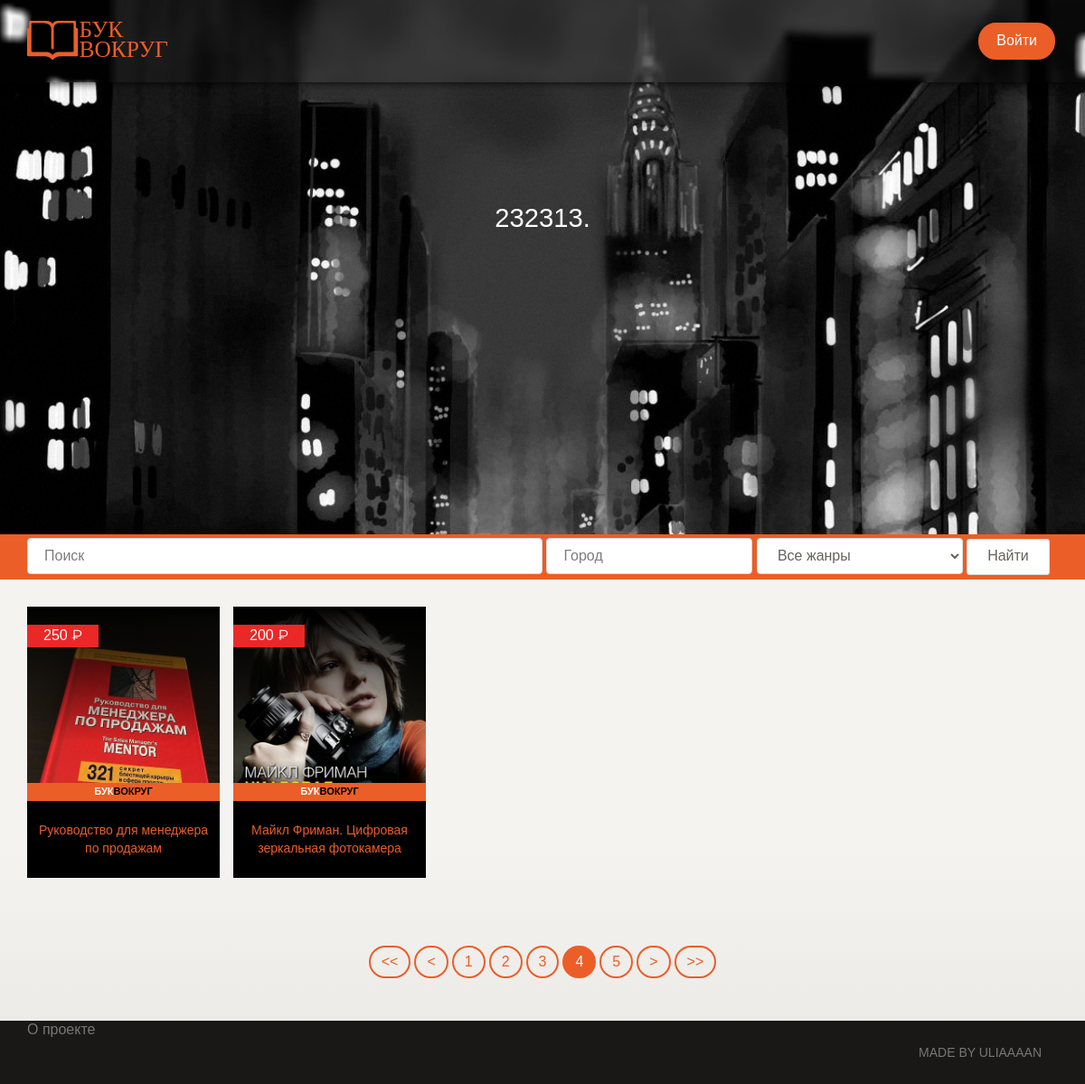
/?page=4, run on the app's committed database.
### tables this page shows
CREATE TABLE `books` (
  `id` int(11) NOT NULL,
  `user_id` varchar(10) NOT NULL,
  `booktitle` varchar(100) NOT NULL,
  `bookgenre_id` varchar(10) NOT NULL,
  `textbook` varchar(500) NOT NULL,
  `price` varchar(10) NOT NULL,
  `imgbookurl` varchar(100) NOT NULL,
  `addtime` varchar(20) NOT NULL,
  `endtime` varchar(20) NOT NULL,
  `city_id` varchar(10) NOT NULL
);

### functions.php (the view, shortened to what this page needs)
<?
	$connect = mysqli_connect('localhost', 'root', '12345678','bookvokrug');
	$filtersearch_value = '';
	$filtercity_value = '';
	$filterbookgenre_value = '';
	$allgenres = "Все жанры";
	function booksonmain() {
		global $connect;
		global $filtersearch_value;
		global $filtercity_value;
		global $filterbookgenre_value;
		global $allgenres;
		$filterbookgenre = $allgenres;
			$quantity = 2;
			$limit = 3;
			$page=$_GET['page'];
			$cout_rows_query = $connect->query("SELECT * FROM `books`");
			$cout_rows = mysqli_num_rows($cout_rows_query);
			$pages = $cout_rows/$quantity;
			$pages = ceil($pages);
			$pages++;
			$list =-- $page*$quantity;
		if (isset($_GET['filtersearch']) && isset($_GET['filtercity']) && isset($_GET['filterbookgenre']) ||
			isset($_GET['filtersearch']) && isset($_GET['filtercity']) ||
			isset($_GET['filtercity']) && isset($_GET['filterbookgenre']) ||
			isset($_GET['filtersearch']) && isset($_GET['filterbookgenre']) ||
			isset($_GET['filtersearch']) || isset($_GET['filtercity']) || isset($_GET['filterbookgenre'])) {
			if($_GET['filtersearch'] != "") {
				$filtersearch = htmlspecialchars($_GET['filtersearch']);
			} else {
				$filtersearch = "";
			}
			if($_GET['filtercity'] != "") {
				$filtercity = htmlspecialchars($_GET['filtercity']);
			} else {
				$filtercity = "";
			}
			if($_GET['filterbookgenre'] != $allgenres) {
				$filterbookgenre = htmlspecialchars($_GET['filterbookgenre']);
			} else {
				$filterbookgenre = $allgenres;
			}
			if (!empty($filtersearch) && !empty($filtercity) && ($filterbookgenre != $allgenres)) {
				$filtersearch_value = "WHERE `booktitle` LIKE '%".$filtersearch."%'";
				$filtercity_value = "AND `city_id` = '$filtercity'";
				$filterbookgenre_value = "AND `bookgenre_id` = '$filterbookgenre'";
				$resulturl = "&filtersearch=$filtersearch&filtercity=$filtercity&filterbookgenre=$filterbookgenre";
			} if (!empty($filtersearch) && !empty($filtercity) && ($filterbookgenre == $allgenres)) {
				$filtersearch_value = "WHERE `booktitle` LIKE '%".$filtersearch."%'";
				$filtercity_value = "AND `city_id` = '$filtercity'";
				$resulturl = "&filtersearch=$filtersearch&filtercity=$filtercity&filterbookgenre=$filterbookgenre";
			} else if (!empty($filtersearch) && empty($filtercity) && ($filterbookgenre == $allgenres)) {
				$filtersearch_value = "WHERE `booktitle` LIKE '%".$filtersearch."%'";
				$resulturl = "&filtersearch=$filtersearch";
			} else if (empty($filtersearch) && !empty($filtercity) && ($filterbookgenre != $allgenres)) {
				$filtercity_value = "WHERE `city_id` = '$filtercity'";
				$filterbookgenre_value = "AND `bookgenre_id` = '$filterbookgenre'";
				$resulturl = "&filtercity=$filtercity&filterbookgenre=$filterbookgenre";
			} else if (empty($filtersearch) && empty($filtercity) && ($filterbookgenre != $allgenres)) {
				$filterbookgenre_value = "WHERE `bookgenre_id` = '$filterbookgenre'";
				$resulturl = "&filterbookgenre=$filterbookgenre";
			} else if (!empty($filtersearch) && empty($filtercity) && ($filterbookgenre != $allgenres)) {
				$filtersearch_value = "WHERE `booktitle` LIKE '%".$filtersearch."%'";
				$filterbookgenre_value = "AND `bookgenre_id` = '$filterbookgenre'";
				$resulturl = "&filtersearch=$filtersearch&filterbookgenre=$filterbookgenre";
			} else if (empty($filtersearch) && !empty($filtercity) && ($filterbookgenre == $allgenres)) {
				$filtercity_value = "WHERE `city_id` = '$filtercity'";
				$resulturl = "&filtercity=$filtercity&filterbookgenre=$filterbookgenre";
			} else if (empty($filtersearch) && empty($filtercity) && ($filterbookgenre == $allgenres)) {
				$resulturl = "";
			}
				$quantity = 2;
				$limit = 3;
				$page=$_GET['page'];
				if(!is_numeric($page)) { $page=1; }
				if ($page<1) { $page=1; }
				$cout_rows_query = $connect->query("SELECT * FROM `books` $filtersearch_value $filtercity_value $filterbookgenre_value");
				$cout_rows = mysqli_num_rows($cout_rows_query);
				$pages = $cout_rows/$quantity;
				$pages = ceil($pages);
				$pages++;
				if ($page>$pages) { $page = 1; }
				if (!isset($list)) { $list=0; }
				$list =-- $page*$quantity;
			$booksrow = $connect->query("SELECT * FROM `books` $filtersearch_value $filtercity_value $filterbookgenre_value ORDER BY `id` DESC LIMIT $quantity OFFSET $list");
		} else {
			$booksrow = $connect->query("SELECT * FROM `books` $filtersearch_value $filtercity_value $filterbookgenre_value ORDER BY `id` DESC LIMIT $quantity OFFSET $list");
		}
		while($booksrow_res = mysqli_fetch_assoc($booksrow)) {
			echo '<a href="book.php?bookid=' .$booksrow_res['id']. '"><div class="books-block">';
				echo '<img class="bgbooks" src="http://localhost:88/' .$booksrow_res['imgbookurl']. '"> ';
				echo '<div class="books-block-gradient"></div>';
				echo '<div class="bookprice">' .$booksrow_res['price']. ' &#8381;</div>';
				echo '<div class="bookline"><div style="color: #fff; display: inline;">БУК</div>ВОКРУГ</div>';
				echo '<div class="bookname"><div class="booknameinner">' .$booksrow_res['booktitle']. '</div></div>';
			echo "</div></a>";
		}
		echo '<div class="clearfix"></div><div class="pagebottons"><ul class="pagination pagination-danger">';
		if ($page>=1) {
    		echo '<li><a href="/?page=1'.$resulturl.'"><<</a></li>';
   			echo '<li><a href="/?page=' . $page . ''.$resulturl.'">< </a></li>';
		}
		$thispage = $page+1;
		$start = $thispage-$limit;
		$end = $thispage+$limit;
		for ($j = 1; $j<$pages; $j++) {
		    if ($j>=$start && $j<=$end) {
		        if ($j==($page+1)) echo '<li class="active"><a href="/?page=' . $j . ''.$resulturl.'">' . $j . '</a></li>';
		        else echo '<li><a href="/?page=' . $j . ''.$resulturl.'">' . $j . '</a></li>';
		    }
		}
		if ($j>$page && ($page+2)<$j) {
		    echo '<li><a href="/?page=' . ($page+2) . ''.$resulturl.'"> ></a></li>';
		    echo '<li><a href="/?page=' . ($j-1) . ''.$resulturl.'">>></a></li>';
		}
		echo '</ul><div>';
	}
?>

### assets/css/main.css (style rules this page uses)
html { position: relative; min-height: 100%; }
body { margin-bottom: 60px; padding-right: 0px !important; background-color: #EBEBEB; }
.books-block { width: 213px; height: 300px; margin: 0 15px 15px 0; float: left; background-color: #000; }
.books-block img { width: 213px; height: 300px; object-fit: cover; position: absolute; }
.books-block-gradient { width: 213px; height: 150px; position: absolute; background: linear-gradient(to bottom, #000, transparent); }
.bookline { height: 20px; background-color: #EB5E28; text-align: center; font-weight: 900; font-size: 11px; color: #000; padding: 2px 0 0 0; position: absolute; width: 213px; margin-top: 195px; }
.bookname { display: flex; height: 85px; width: 213px; position: absolute; background: #000; margin-top: 215px; }
.booknameinner { color: #EB5E28; margin: auto; padding: 10px; text-align: center; font-size: 14px; }
.bookprice { position: absolute; background: #eb2828; padding: 1px 18px; margin-top: 20px; color: #fff; }
.pagebottons { margin-top: 40px; text-align: center; }

### data on the page
books: imgbookurl (picture), price "250", booktitle "Руководство для менеджера по продажам"
books: imgbookurl (picture), price "200", booktitle "Майкл Фриман. Цифровая зеркальная фотокамера"

### other printed values
form field filterbookgenre "Все жанры"
